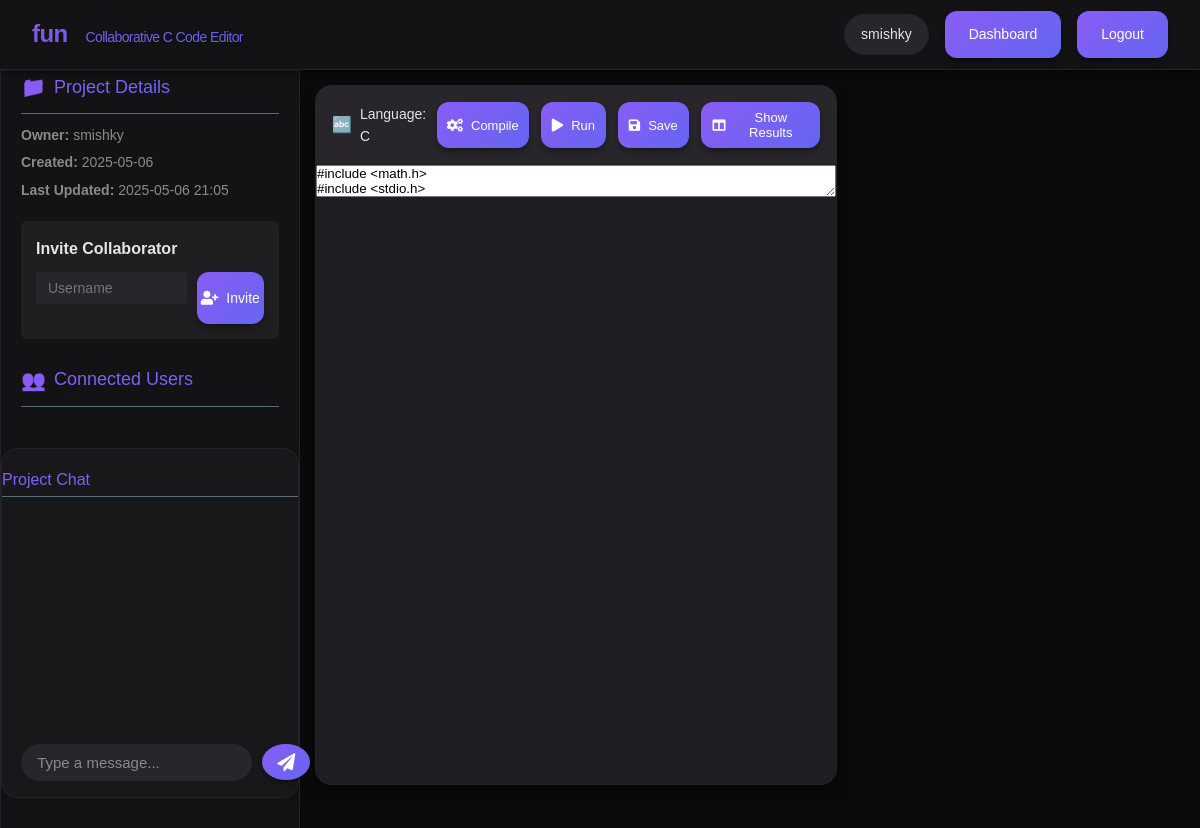
/project/1 (signed in), run on an earlier commit of the app's database.
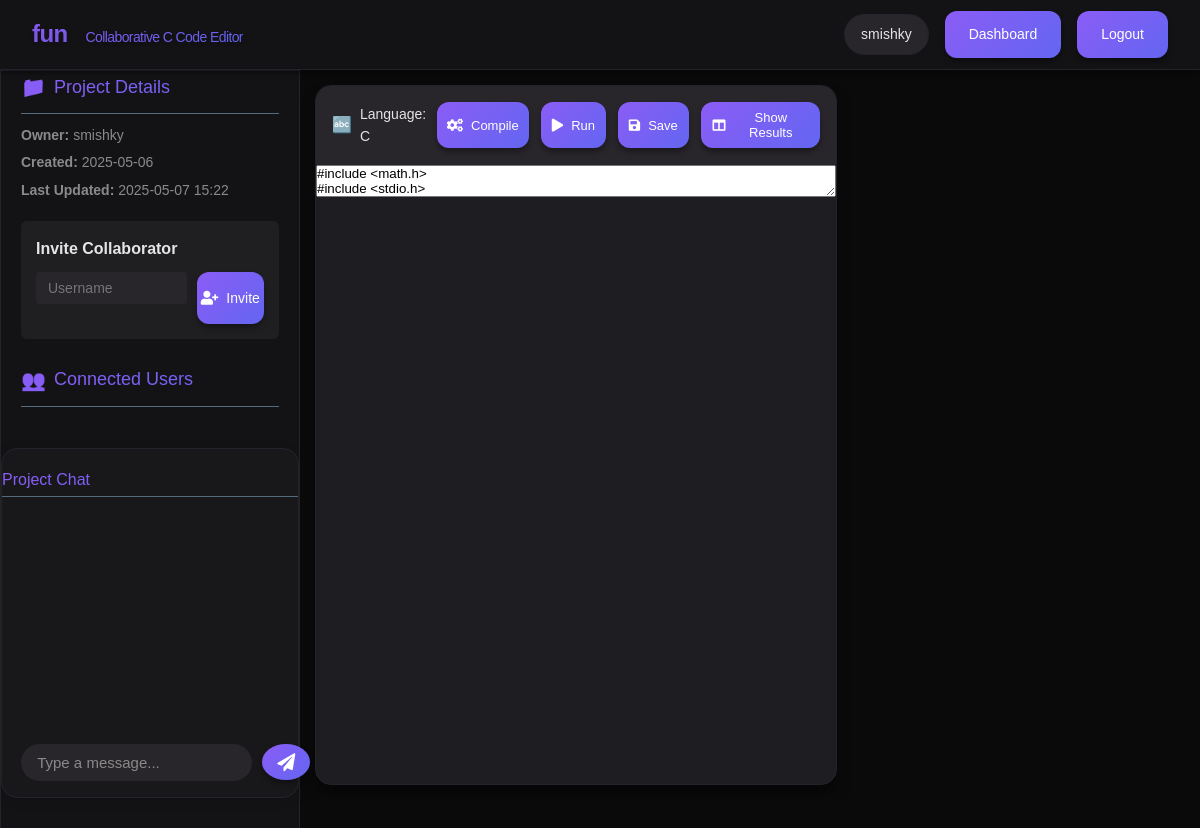
And on a later commit of the database.
### models.py (models this page shows, shortened)
class Project(db.Model):
    id = db.Column(db.Integer, primary_key=True)
    name = db.Column(db.String(100), nullable=False)
    content = db.Column(db.Text, nullable=True)
    created_at = db.Column(db.DateTime, default=datetime.utcnow)
    updated_at = db.Column(db.DateTime, default=datetime.utcnow, onupdate=datetime.utcnow)
    owner_id = db.Column(db.Integer, db.ForeignKey('user.id'), nullable=False)

class User(db.Model):
    id = db.Column(db.Integer, primary_key=True)
    username = db.Column(db.String(20), unique=True, nullable=False)
    email = db.Column(db.String(120), unique=True, nullable=False)
    password = db.Column(db.String(60), nullable=False)
    created_at = db.Column(db.DateTime, default=datetime.utcnow)
    owned_projects = db.relationship('Project', backref='owner', lazy=True)
    collaborated_projects = db.relationship('Project',
                                          secondary=project_collaborators,
                                          lazy='subquery',
                                          backref=db.backref('collaborators', lazy=True))
    exercise_progress = db.relationship('ExerciseProgress', backref='user', lazy=True)

### server.py (the view)
@app.route("/project/<int:project_id>")
def project(project_id):
    if 'user_id' not in session:
        return redirect(url_for('login'))
    user_id = session['user_id']
    project = Project.query.get_or_404(project_id)
    owner = User.query.get(project.owner_id)
    if project.owner_id != user_id and user_id not in [u.id for u in project.collaborators]:
        flash('You do not have access to this project!', 'error')
        return redirect(url_for('dashboard'))
    return render_template(
        'editor.html',
        username=session.get('username'),
        project=project,
        owner_username=owner.username  # Pass the owner's username directly
    )

### templates/editor.html (shortened to what this page needs)
<!DOCTYPE html>
<html lang="en">
<head>
    <link rel="stylesheet" href="{{ url_for('static', filename='style.css') }}">
    <link rel="stylesheet" href="https://cdnjs.cloudflare.com/ajax/libs/codemirror/5.62.0/codemirror.min.css">
    <link rel="stylesheet" href="https://cdnjs.cloudflare.com/ajax/libs/font-awesome/5.15.3/css/all.min.css">
    <link rel="stylesheet" href="https://cdnjs.cloudflare.com/ajax/libs/codemirror/5.62.0/addon/hint/show-hint.min.css">
</head>
<body>
    <div class="header">
        <h1>{{ project.name }} <span class="project-subtitle">Collaborative C Code Editor</span></h1>
        <div class="user-info">
            <span id="current-username">{{ username }}</span>
            <a href="{{ url_for('dashboard') }}" class="btn dashboard-btn">Dashboard</a>
            <a href="{{ url_for('logout') }}" class="btn logout-btn">Logout</a>
        </div>
    </div>
    <div class="main-container">
        <div class="sidebar">
            <div class="project-info">
                <h3>Project Details</h3>
                <div class="project-details">
                    <p><strong>Owner:</strong> <span id="project-owner">{{ owner_username }}</span></p>
                    <p><strong>Created:</strong> {{ project.created_at.strftime('%Y-%m-%d') }}</p>
                    <p><strong>Last Updated:</strong> <span id="last-updated">{{ project.updated_at.strftime('%Y-%m-%d %H:%M') }}</span></p>
                </div>
                {% if project.owner_id == session.user_id %}
                <div class="collaborators-section">
                    <h4>Invite Collaborator</h4>
                    <form id="invite-form" action="{{ url_for('invite_collaborator', project_id=project.id) }}" method="post">
                        <div class="form-group">
                            <input type="text" id="collaborator-username" name="username" placeholder="Username" required>
                        </div>
                        <button type="submit" class="btn invite-btn">
                            <i class="fas fa-user-plus"></i> Invite
                        </button>
                    </form>
                </div>
                {% endif %}
            </div>
            <div class="active-users">
                <h3>Connected Users</h3>
            </div>
            <div class="chat-container">
                <h3>Project Chat</h3>
                <div id="chat-messages" class="chat-messages"></div>
                <form id="chat-form" class="chat-form">
                    <input type="text" id="chat-input" placeholder="Type a message..." required>
                    <button type="submit" class="btn send-btn">
                        <i class="fas fa-paper-plane"></i>
                    </button>
                </form>
            </div>
        </div>
        <div class="content-container">
            <div class="editor-container">
                <div class="editor-options">
                    <div class="language-info">
                        <span>Language: C</span>
                    </div>
                    <div class="editor-actions">
                        <button id="compile-button" class="btn action-btn compile-btn">
                            <i class="fas fa-cogs"></i> Compile
                        </button>
                        <button id="run-button" class="btn action-btn run-btn">
                            <i class="fas fa-play"></i> Run
                        </button>
                        <button id="save-button" class="btn action-btn save-btn">
                            <i class="fas fa-save"></i> Save
                        </button>
                        <button id="toggle-results" class="btn action-btn">
                            <i class="fas fa-columns"></i> Show Results
                        </button>
                    </div>
                </div>
                <textarea id="editor">{{ project.content }}</textarea>
            </div>
        </div>
    </div>
</body>
</html>

What changed in the data, as far as the page shows it:
changed Project "fun": updated_at "2025-05-06 21:05" → "2025-05-07 15:22"
